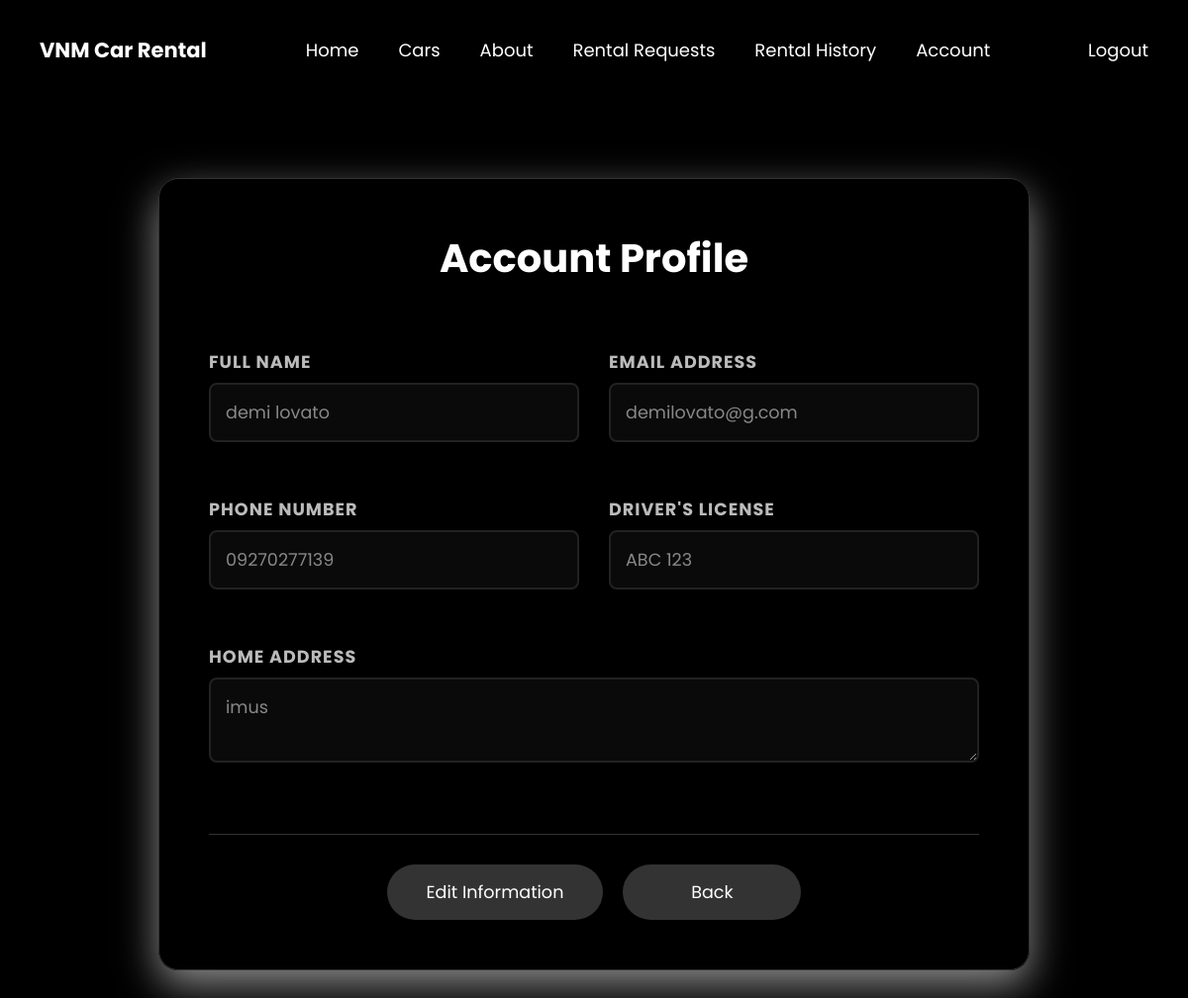
The page /vnm-system1/php/edit_account.php (signed in) on the database as committed earlier.
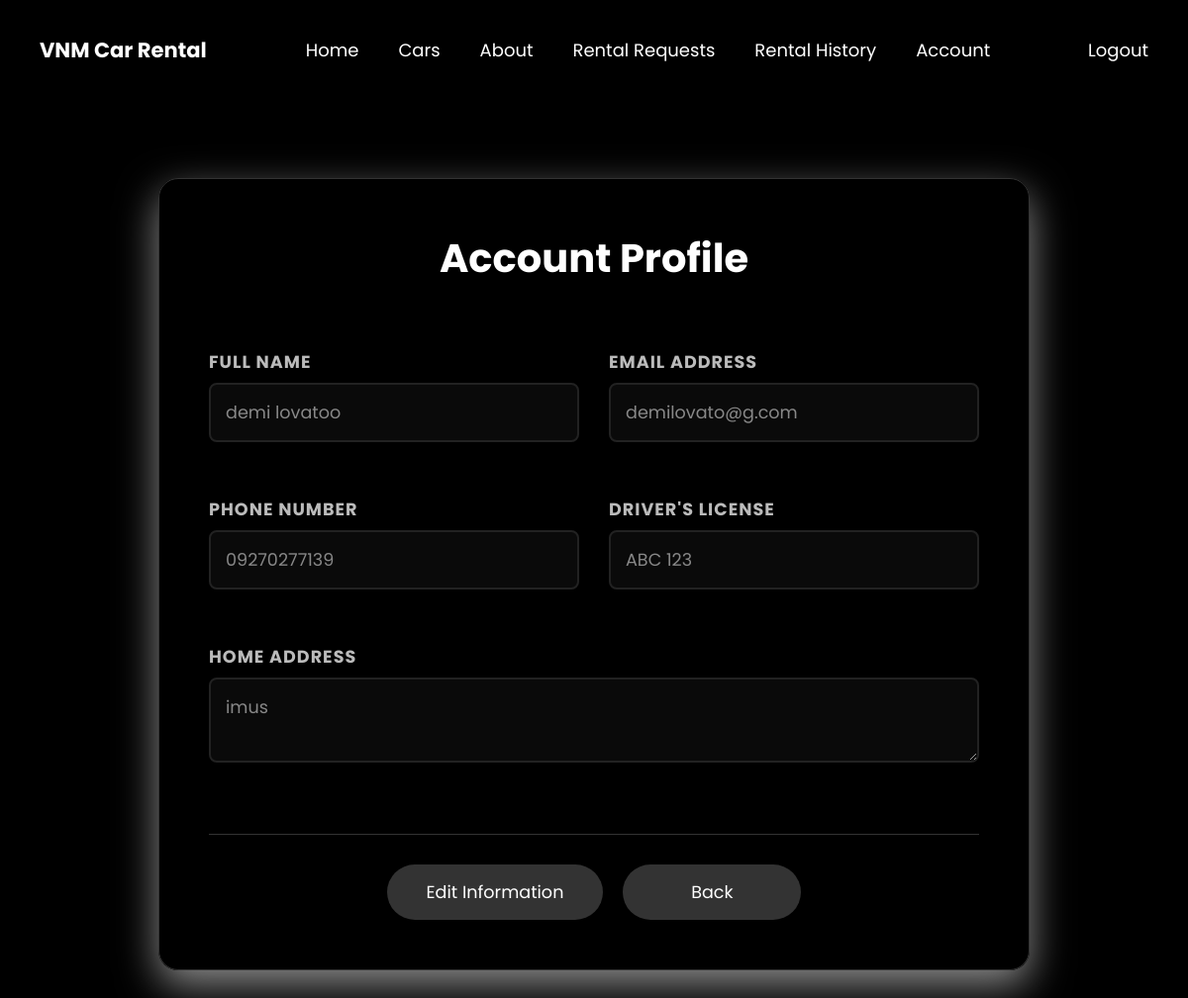
The same page on the database as committed later.
### tables this page shows
CREATE TABLE `users` (
  `user_id` int(11) NOT NULL,
  `fullname` varchar(200) DEFAULT NULL,
  `email` varchar(200) DEFAULT NULL,
  `phone` varchar(50) DEFAULT NULL,
  `address` varchar(255) DEFAULT NULL,
  `license` varchar(100) DEFAULT NULL,
  `password` varchar(255) DEFAULT NULL,
  `status` int(11) DEFAULT 1,
  `is_archived` tinyint(1) DEFAULT 0
);

### vnm-system1/php/edit_account.php (the view, shortened to what this page needs)
<?php
include 'db.php';
$user_id = (int)$_SESSION['user'];
$stmt = $conn->prepare("SELECT * FROM users WHERE user_id = ?");
$stmt->bind_param("i", $user_id);
$stmt->execute();
$user = $stmt->get_result()->fetch_assoc();
?>
<!DOCTYPE html>
<html lang="en">
<head>
    <link rel="stylesheet" href="../css/main.css">
    <link rel="stylesheet" href="../css/login-dashboard.css?v=1.01">
</head>
<body>
<nav>
    <h3>VNM Car Rental</h3>
    <a href="../php/login-dashboard.php">Home</a>
    <a href="../php/login-dashboard.php#cars">Cars</a>
    <a href="../php/login-dashboard.php#aboutUs">About</a>
    <a href="../php/rentalsc.php">Rental Requests</a>
    <a href="../php/customer_lifecycle.php">Rental History</a>
    <a href="../php/edit_account.php">Account</a>
    <button popovertarget="logout">Logout</button>
</nav>
    <main>
        <div class="edit-container" id="containerBlock">
            <h2>Account Profile</h2>
            <hr class="section-divider">
            <form action="edit_account.php" method="POST" id="profileForm">
                <div class="form-grid">
                    <div class="form-group">
                        <label>Full Name</label>
                        <input type="text" name="fullname" value="<?php echo htmlspecialchars($user['fullname']); ?>" disabled required>
                    </div>
                    <div class="form-group">
                        <label>Email Address</label>
                        <input type="email" name="email" value="<?php echo htmlspecialchars($user['email']); ?>" disabled required>
                    </div>
                    <div class="form-group">
                        <label>Phone Number</label>
                        <input type="text" name="phone" value="<?php echo htmlspecialchars($user['phone']); ?>" disabled required>
                    </div>
                    <div class="form-group">
                        <label>Driver's License</label>
                        <input type="text" name="license" value="<?php echo htmlspecialchars($user['license']); ?>" disabled required>
                    </div>
                    <div class="form-group full-width">
                        <label>Home Address</label>
                        <textarea name="address" rows="2" disabled required><?php echo htmlspecialchars($user['address']); ?></textarea>
                    </div>
                </div>
                <div class="btn-group">
                    <button type="button" id="editBtn" class="btn-vnm btn-secondary">Edit Information</button>
                    <a href="edit_account.php" class="btn-vnm btn-secondary">Back</a>
                </div>
            </form>
        </div>
    </main>
</body>
</html>

Rows that differ between the two databases and show on the page:
changed users "demilovato@g.com": fullname "demi lovato" → "demi lovatoo"
